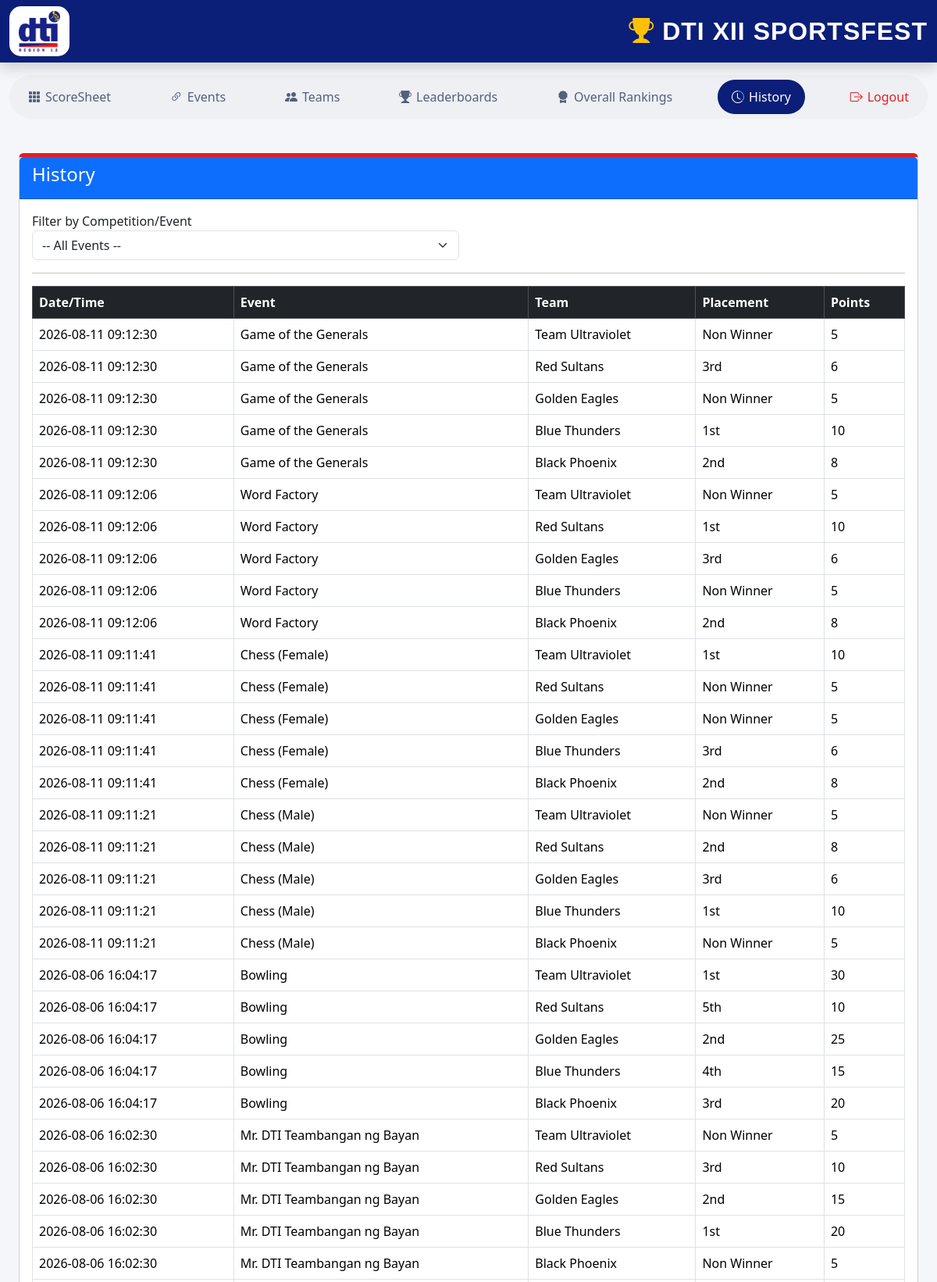
Screenshot of /history.php (signed in, upper part) with the database file from the repository.
### tables this page shows
CREATE TABLE `score_history` (
  `id` int(11) NOT NULL,
  `event_id` int(11) NOT NULL,
  `team_id` int(11) NOT NULL,
  `placement` int(11) NOT NULL,
  `points` int(11) NOT NULL,
  `recorded_at` datetime DEFAULT current_timestamp()
);

CREATE TABLE `events` (
  `id` int(11) NOT NULL,
  `event_name` varchar(150) NOT NULL,
  `category` varchar(30) DEFAULT NULL,
  `max_points` int(11) DEFAULT 0,
  `created_at` timestamp NOT NULL DEFAULT current_timestamp(),
  `first_place` int(11) DEFAULT 0,
  `second_place` int(11) DEFAULT 0,
  `third_place` int(11) DEFAULT 0,
  `fourth_place` int(11) DEFAULT 0,
  `fifth_place` int(11) DEFAULT 0,
  `sixth_place` int(11) DEFAULT 0,
  `non_winner` int(11) DEFAULT 0
);

CREATE TABLE `teams` (
  `id` int(11) NOT NULL,
  `team_name` varchar(100) NOT NULL,
  `created_at` timestamp NOT NULL DEFAULT current_timestamp(),
  `logo` varchar(255) DEFAULT NULL
);

### history.php (the view, shortened to what this page needs)
<?php
include 'config/database.php';
include 'includes/header.php';
function placement_label($p){
    switch((int)$p){
        case 1:  return "1st";
        case 2:  return "2nd";
        case 3:  return "3rd";
        case 4:  return "4th";
        case 5:  return "5th";
        case 99: return "Non Winner";
    }
}
?>
<?php include 'includes/topnav.php'; ?>
<div class="container-fluid p-4">
<div class="card">
<div class="card-header bg-primary text-white">
<h4>History</h4>
</div>
<div class="card-body">
<form method="GET">
<div class="row">
<div class="col-md-6">
<label>Filter by Competition/Event</label>
<select name="event" class="form-select" onchange="this.form.submit()">
<option value="">-- All Events --</option>
</select>
</div>
</div>
</form>
<hr>
<?php
$sql = "
SELECT sh.recorded_at, e.event_name, t.team_name, sh.placement, sh.points
FROM score_history sh
JOIN events e ON e.id = sh.event_id
JOIN teams t ON t.id = sh.team_id
";
$sql .= " ORDER BY sh.recorded_at DESC, sh.id DESC LIMIT 200";
$result = $conn->query($sql);
?>
<table class="table table-bordered table-hover">
<thead class="table-dark">
<tr>
<th>Date/Time</th>
<th>Event</th>
<th>Team</th>
<th>Placement</th>
<th>Points</th>
</tr>
</thead>
<tbody>
<?php if ($result && $result->num_rows > 0) { ?>
<?php while ($row = $result->fetch_assoc()) { ?>
<tr>
<td><?= htmlspecialchars($row['recorded_at']) ?></td>
<td><?= htmlspecialchars($row['event_name']) ?></td>
<td><?= htmlspecialchars($row['team_name']) ?></td>
<td><?= placement_label($row['placement']) ?></td>
<td><?= $row['points'] ?></td>
</tr>
<?php } ?>
<?php } else { ?>
<tr><td colspan="5" class="text-center text-muted">No score history yet.</td></tr>
<?php } ?>
</tbody>
</table>
</div>
</div>
</div>
<?php include 'includes/footer.php'; ?>

### assets/css/style.css (style rules this page uses)
body { background: #f4f6f9; }
.card { border-top: 5px solid #e31e24; }
.table thead { background: #0b1e78; color: white; }

### rows the page displays
score_history: recorded_at "2026-08-11 09:12:30", event.event_name "Game of the Generals", team.team_name "Team Ultraviolet", placement "Non Winner", points "5"
score_history: recorded_at "2026-08-11 09:12:30", event.event_name "Game of the Generals", team.team_name "Red Sultans", placement "3rd", points "6"
score_history: recorded_at "2026-08-11 09:12:30", event.event_name "Game of the Generals", team.team_name "Golden Eagles", placement "Non Winner", points "5"
score_history: recorded_at "2026-08-11 09:12:30", event.event_name "Game of the Generals", team.team_name "Blue Thunders", placement "1st", points "10"
score_history: recorded_at "2026-08-11 09:12:30", event.event_name "Game of the Generals", team.team_name "Black Phoenix", placement "2nd", points "8"
score_history: recorded_at "2026-08-11 09:12:06", event.event_name "Word Factory", team.team_name "Team Ultraviolet", placement "Non Winner", points "5"
score_history: recorded_at "2026-08-11 09:12:06", event.event_name "Word Factory", team.team_name "Red Sultans", placement "1st", points "10"
score_history: recorded_at "2026-08-11 09:12:06", event.event_name "Word Factory", team.team_name "Golden Eagles", placement "3rd", points "6"
score_history: recorded_at "2026-08-11 09:12:06", event.event_name "Word Factory", team.team_name "Blue Thunders", placement "Non Winner", points "5"
score_history: recorded_at "2026-08-11 09:12:06", event.event_name "Word Factory", team.team_name "Black Phoenix", placement "2nd", points "8"
score_history: recorded_at "2026-08-11 09:11:41", event.event_name "Chess (Female)", team.team_name "Team Ultraviolet", placement "1st", points "10"
score_history: recorded_at "2026-08-11 09:11:41", event.event_name "Chess (Female)", team.team_name "Red Sultans", placement "Non Winner", points "5"
score_history: recorded_at "2026-08-11 09:11:41", event.event_name "Chess (Female)", team.team_name "Golden Eagles", placement "Non Winner", points "5"
score_history: recorded_at "2026-08-11 09:11:41", event.event_name "Chess (Female)", team.team_name "Blue Thunders", placement "3rd", points "6"
score_history: recorded_at "2026-08-11 09:11:41", event.event_name "Chess (Female)", team.team_name "Black Phoenix", placement "2nd", points "8"
score_history: recorded_at "2026-08-11 09:11:21", event.event_name "Chess (Male)", team.team_name "Team Ultraviolet", placement "Non Winner", points "5"
score_history: recorded_at "2026-08-11 09:11:21", event.event_name "Chess (Male)", team.team_name "Red Sultans", placement "2nd", points "8"
score_history: recorded_at "2026-08-11 09:11:21", event.event_name "Chess (Male)", team.team_name "Golden Eagles", placement "3rd", points "6"
score_history: recorded_at "2026-08-11 09:11:21", event.event_name "Chess (Male)", team.team_name "Blue Thunders", placement "1st", points "10"
score_history: recorded_at "2026-08-11 09:11:21", event.event_name "Chess (Male)", team.team_name "Black Phoenix", placement "Non Winner", points "5"
score_history: recorded_at "2026-08-06 16:04:17", event.event_name "Bowling", team.team_name "Team Ultraviolet", placement "1st", points "30"
score_history: recorded_at "2026-08-06 16:04:17", event.event_name "Bowling", team.team_name "Red Sultans", placement "5th", points "10"
score_history: recorded_at "2026-08-06 16:04:17", event.event_name "Bowling", team.team_name "Golden Eagles", placement "2nd", points "25"
score_history: recorded_at "2026-08-06 16:04:17", event.event_name "Bowling", team.team_name "Blue Thunders", placement "4th", points "15"
score_history: recorded_at "2026-08-06 16:04:17", event.event_name "Bowling", team.team_name "Black Phoenix", placement "3rd", points "20"
score_history: recorded_at "2026-08-06 16:02:30", event.event_name "Mr. DTI Teambangan ng Bayan", team.team_name "Team Ultraviolet", placement "Non Winner", points "5"
score_history: recorded_at "2026-08-06 16:02:30", event.event_name "Mr. DTI Teambangan ng Bayan", team.team_name "Red Sultans", placement "3rd", points "10"
score_history: recorded_at "2026-08-06 16:02:30", event.event_name "Mr. DTI Teambangan ng Bayan", team.team_name "Golden Eagles", placement "2nd", points "15"
score_history: recorded_at "2026-08-06 16:02:30", event.event_name "Mr. DTI Teambangan ng Bayan", team.team_name "Blue Thunders", placement "1st", points "20"
score_history: recorded_at "2026-08-06 16:02:30", event.event_name "Mr. DTI Teambangan ng Bayan", team.team_name "Black Phoenix", placement "Non Winner", points "5"
